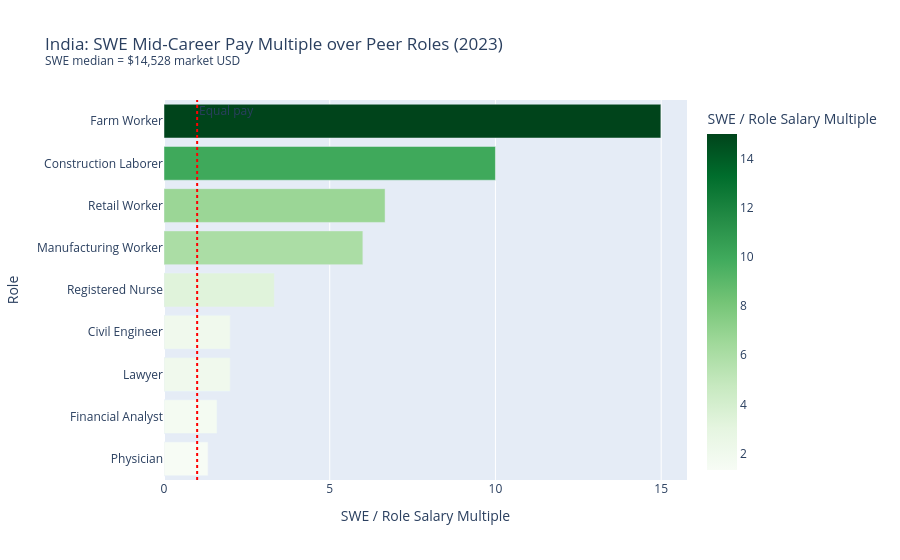

The code cell stored with this chart in its notebook:
### Code cell
mid_df = df[df['career_stage'] == 'mid'].copy()
swe_mid = mid_df[mid_df['role'] == 'software_engineer']['median_salary_usd'].values[0]
mid_df['swe_multiple'] = (swe_mid / mid_df['median_salary_usd']).round(2)
mid_df = mid_df[mid_df['role'] != 'software_engineer'].sort_values('swe_multiple', ascending=True)
mid_df['role_label'] = mid_df['role'].map(ROLE_LABELS)

fig3 = px.bar(
    mid_df, x='swe_multiple', y='role_label', orientation='h',
    color='swe_multiple', color_continuous_scale='Greens',
    title=f'India: SWE Mid-Career Pay Multiple over Peer Roles (2023)<br>'
          f'<sup>SWE median = ${swe_mid:,.0f} market USD</sup>',
    labels={'swe_multiple': 'SWE / Role Salary Multiple', 'role_label': 'Role'},
)
fig3.add_vline(x=1.0, line_dash='dot', line_color='red', annotation_text='Equal pay')
fig3.show()

### Figure 1 — Plotly figure (JSON) as saved in the notebook; plotly's stock layout.template omitted (floating-point values rounded to 4 significant figures)
{"data": [{"hovertemplate": "SWE / Role Salary Multiple=%{marker.color}<br>Role=%{y}<extra></extra>", "legendgroup": "", "marker": {"color": [1.33, 1.6, 2.0, 2.0, 3.33, 6.0, 6.67, 10.0, 14.99], "coloraxis": "coloraxis", "pattern": {"shape": ""}}, "name": "", "orientation": "h", "showlegend": false, "textposition": "auto", "type": "bar", "x": [1.33, 1.6, 2.0, 2.0, 3.33, 6.0, 6.67, 10.0, 14.99], "xaxis": "x", "y": ["Physician", "Financial Analyst", "Lawyer", "Civil Engineer", "Registered Nurse", "Manufacturing Worker", "Retail Worker", "Construction Laborer", "Farm Worker"], "yaxis": "y"}], "layout": {"annotations": [{"showarrow": false, "text": "Equal pay", "x": 1.0, "xanchor": "left", "xref": "x", "y": 1, "yanchor": "top", "yref": "y domain"}], "barmode": "relative", "coloraxis": {"autocolorscale": false, "colorbar": {"title": {"text": "SWE / Role Salary Multiple"}}, "colorscale": [[0.0, "rgb(247,252,245)"], [0.125, "rgb(229,245,224)"], [0.25, "rgb(199,233,192)"], [0.375, "rgb(161,217,155)"], [0.5, "rgb(116,196,118)"], [0.625, "rgb(65,171,93)"], [0.75, "rgb(35,139,69)"], [0.875, "rgb(0,109,44)"], [1.0, "rgb(0,68,27)"]]}, "legend": {"tracegroupgap": 0}, "shapes": [{"line": {"color": "red", "dash": "dot"}, "type": "line", "x0": 1.0, "x1": 1.0, "xref": "x", "y0": 0, "y1": 1, "yref": "y domain"}], "title": {"text": "India: SWE Mid-Career Pay Multiple over Peer Roles (2023)<br><sup>SWE median = $14,528 market USD</sup>"}, "xaxis": {"anchor": "y", "domain": [0.0, 1.0], "title": {"text": "SWE / Role Salary Multiple"}}, "yaxis": {"anchor": "x", "domain": [0.0, 1.0], "title": {"text": "Role"}}}}
